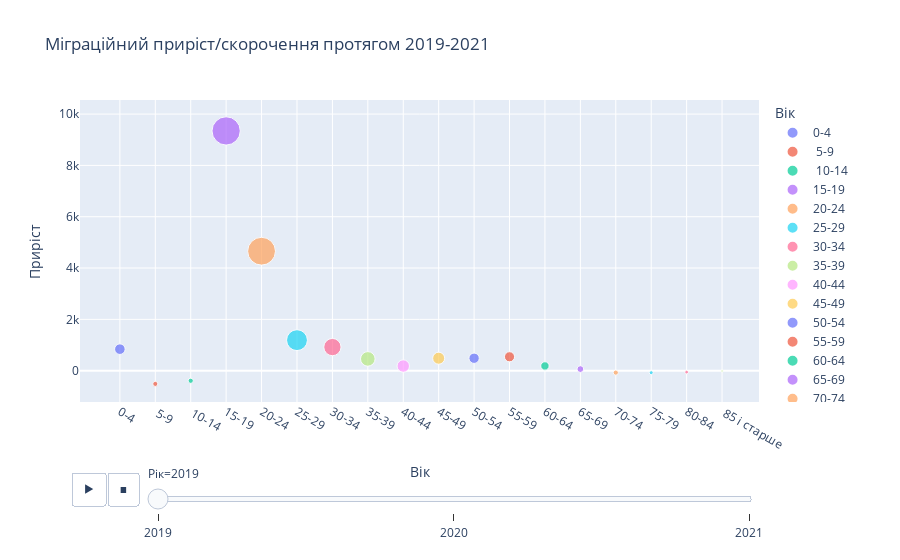

Write notebook code for a chart like this one.
### Markdown cell above
**Міграційний приріст/скорочення протягом 2019-2021**

### Code cell
fig = px.scatter(df_migr, x="Вік", y="Приріст", animation_frame="Рік", animation_group="Вік",
           color="Вік", hover_name="Вік", size = 'Кількість прибулих', title = 'Міграційний приріст/скорочення протягом 2019-2021')
fig

### Figure 1 — Plotly figure (JSON) as saved in the notebook; plotly's stock layout.template omitted (floating-point values rounded to 4 significant figures)
{"data": [{"hovertemplate": "<b>%{hovertext}</b><br><br>Вік=%{x}<br>Рік=2019<br>Приріст=%{y}<br>Кількість прибулих=%{marker.size}<extra></extra>", "hovertext": ["0-4"], "ids": ["0-4"], "legendgroup": "0-4", "marker": {"color": "#636efa", "size": [1500], "sizemode": "area", "sizeref": 26.7, "symbol": "circle"}, "mode": "markers", "name": "0-4", "orientation": "v", "showlegend": true, "type": "scatter", "x": ["0-4"], "xaxis": "x", "y": [839], "yaxis": "y"}, {"hovertemplate": "<b>%{hovertext}</b><br><br>Вік=%{x}<br>Рік=2019<br>Приріст=%{y}<br>Кількість прибулих=%{marker.size}<extra></extra>", "hovertext": [" 5-9"], "ids": [" 5-9"], "legendgroup": " 5-9", "marker": {"color": "#EF553B", "size": [348], "sizemode": "area", "sizeref": 26.7, "symbol": "circle"}, "mode": "markers", "name": " 5-9", "orientation": "v", "showlegend": true, "type": "scatter", "x": [" 5-9"], "xaxis": "x", "y": [-515], "yaxis": "y"}, {"hovertemplate": "<b>%{hovertext}</b><br><br>Вік=%{x}<br>Рік=2019<br>Приріст=%{y}<br>Кількість прибулих=%{marker.size}<extra></extra>", "hovertext": [" 10-14"], "ids": [" 10-14"], "legendgroup": " 10-14", "marker": {"color": "#00cc96", "size": [361], "sizemode": "area", "sizeref": 26.7, "symbol": "circle"}, "mode": "markers", "name": " 10-14", "orientation": "v", "showlegend": true, "type": "scatter", "x": [" 10-14"], "xaxis": "x", "y": [-393], "yaxis": "y"}, {"hovertemplate": "<b>%{hovertext}</b><br><br>Вік=%{x}<br>Рік=2019<br>Приріст=%{y}<br>Кількість прибулих=%{marker.size}<extra></extra>", "hovertext": ["15-19"], "ids": ["15-19"], "legendgroup": "15-19", "marker": {"color": "#ab63fa", "size": [10678], "sizemode": "area", "sizeref": 26.7, "symbol": "circle"}, "mode": "markers", "name": "15-19", "orientation": "v", "showlegend": true, "type": "scatter", "x": ["15-19"], "xaxis": "x", "y": [9344], "yaxis": "y"}, {"hovertemplate": "<b>%{hovertext}</b><br><br>Вік=%{x}<br>Рік=2019<br>Приріст=%{y}<br>Кількість прибулих=%{marker.size}<extra></extra>", "hovertext": ["20-24"], "ids": ["20-24"], "legendgroup": "20-24", "marker": {"color": "#FFA15A", "size": [10326], "sizemode": "area", "sizeref": 26.7, "symbol": "circle"}, "mode": "markers", "name": "20-24", "orientation": "v", "showlegend": true, "type": "scatter", "x": ["20-24"], "xaxis": "x", "y": [4656], "yaxis": "y"}, {"hovertemplate": "<b>%{hovertext}</b><br><br>Вік=%{x}<br>Рік=2019<br>Приріст=%{y}<br>Кількість прибулих=%{marker.size}<extra></extra>", "hovertext": ["25-29"], "ids": ["25-29"], "legendgroup": "25-29", "marker": {"color": "#19d3f3", "size": [5818], "sizemode": "area", "sizeref": 26.7, "symbol": "circle"}, "mode": "markers", "name": "25-29", "orientation": "v", "showlegend": true, "type": "scatter", "x": ["25-29"], "xaxis": "x", "y": [1190], "yaxis": "y"}, {"hovertemplate": "<b>%{hovertext}</b><br><br>Вік=%{x}<br>Рік=2019<br>Приріст=%{y}<br>Кількість прибулих=%{marker.size}<extra></extra>", "hovertext": ["30-34"], "ids": ["30-34"], "legendgroup": "30-34", "marker": {"color": "#FF6692", "size": [3974], "sizemode": "area", "sizeref": 26.7, "symbol": "circle"}, "mode": "markers", "name": "30-34", "orientation": "v", "showlegend": true, "type": "scatter", "x": ["30-34"], "xaxis": "x", "y": [920], "yaxis": "y"}, {"hovertemplate": "<b>%{hovertext}</b><br><br>Вік=%{x}<br>Рік=2019<br>Приріст=%{y}<br>Кількість прибулих=%{marker.size}<extra></extra>", "hovertext": ["35-39"], "ids": ["35-39"], "legendgroup": "35-39", "marker": {"color": "#B6E880", "size": [2845], "sizemode": "area", "sizeref": 26.7, "symbol": "circle"}, "mode": "markers", "name": "35-39", "orientation": "v", "showlegend": true, "type": "scatter", "x": ["35-39"], "xaxis": "x", "y": [459], "yaxis": "y"}, {"hovertemplate": "<b>%{hovertext}</b><br><br>Вік=%{x}<br>Рік=2019<br>Приріст=%{y}<br>Кількість прибулих=%{marker.size}<extra></extra>", "hovertext": ["40-44"], "ids": ["40-44"], "legendgroup": "40-44", "marker": {"color": "#FF97FF", "size": [2059], "sizemode": "area", "sizeref": 26.7, "symbol": "circle"}, "mode": "markers", "name": "40-44", "orientation": "v", "showlegend": true, "type": "scatter", "x": ["40-44"], "xaxis": "x", "y": [181], "yaxis": "y"}, {"hovertemplate": "<b>%{hovertext}</b><br><br>Вік=%{x}<br>Рік=2019<br>Приріст=%{y}<br>Кількість прибулих=%{marker.size}<extra></extra>", "hovertext": ["45-49"], "ids": ["45-49"], "legendgroup": "45-49", "marker": {"color": "#FECB52", "size": [1928], "sizemode": "area", "sizeref": 26.7, "symbol": "circle"}, "mode": "markers", "name": "45-49", "orientation": "v", "showlegend": true, "type": "scatter", "x": ["45-49"], "xaxis": "x", "y": [486], "yaxis": "y"}, {"hovertemplate": "<b>%{hovertext}</b><br><br>Вік=%{x}<br>Рік=2019<br>Приріст=%{y}<br>Кількість прибулих=%{marker.size}<extra></extra>", "hovertext": ["50-54"], "ids": ["50-54"], "legendgroup": "50-54", "marker": {"color": "#636efa", "size": [1433], "sizemode": "area", "sizeref": 26.7, "symbol": "circle"}, "mode": "markers", "name": "50-54", "orientation": "v", "showlegend": true, "type": "scatter", "x": ["50-54"], "xaxis": "x", "y": [485], "yaxis": "y"}, {"hovertemplate": "<b>%{hovertext}</b><br><br>Вік=%{x}<br>Рік=2019<br>Приріст=%{y}<br>Кількість прибулих=%{marker.size}<extra></extra>", "hovertext": ["55-59"], "ids": ["55-59"], "legendgroup": "55-59", "marker": {"color": "#EF553B", "size": [1369], "sizemode": "area", "sizeref": 26.7, "symbol": "circle"}, "mode": "markers", "name": "55-59", "orientation": "v", "showlegend": true, "type": "scatter", "x": ["55-59"], "xaxis": "x", "y": [542], "yaxis": "y"}, {"hovertemplate": "<b>%{hovertext}</b><br><br>Вік=%{x}<br>Рік=2019<br>Приріст=%{y}<br>Кількість прибулих=%{marker.size}<extra></extra>", "hovertext": ["60-64"], "ids": ["60-64"], "legendgroup": "60-64", "marker": {"color": "#00cc96", "size": [940], "sizemode": "area", "sizeref": 26.7, "symbol": "circle"}, "mode": "markers", "name": "60-64", "orientation": "v", "showlegend": true, "type": "scatter", "x": ["60-64"], "xaxis": "x", "y": [185], "yaxis": "y"}, {"hovertemplate": "<b>%{hovertext}</b><br><br>Вік=%{x}<br>Рік=2019<br>Приріст=%{y}<br>Кількість прибулих=%{marker.size}<extra></extra>", "hovertext": ["65-69"], "ids": ["65-69"], "legendgroup": "65-69", "marker": {"color": "#ab63fa", "size": [611], "sizemode": "area", "sizeref": 26.7, "symbol": "circle"}, "mode": "markers", "name": "65-69", "orientation": "v", "showlegend": true, "type": "scatter", "x": ["65-69"], "xaxis": "x", "y": [62], "yaxis": "y"}, {"hovertemplate": "<b>%{hovertext}</b><br><br>Вік=%{x}<br>Рік=2019<br>Приріст=%{y}<br>Кількість прибулих=%{marker.size}<extra></extra>", "hovertext": ["70-74"], "ids": ["70-74"], "legendgroup": "70-74", "marker": {"color": "#FFA15A", "size": [356], "sizemode": "area", "sizeref": 26.7, "symbol": "circle"}, "mode": "markers", "name": "70-74", "orientation": "v", "showlegend": true, "type": "scatter", "x": ["70-74"], "xaxis": "x", "y": [-75], "yaxis": "y"}, {"hovertemplate": "<b>%{hovertext}</b><br><br>Вік=%{x}<br>Рік=2019<br>Приріст=%{y}<br>Кількість прибулих=%{marker.size}<extra></extra>", "hovertext": ["75-79"], "ids": ["75-79"], "legendgroup": "75-79", "marker": {"color": "#19d3f3", "size": [210], "sizemode": "area", "sizeref": 26.7, "symbol": "circle"}, "mode": "markers", "name": "75-79", "orientation": "v", "showlegend": true, "type": "scatter", "x": ["75-79"], "xaxis": "x", "y": [-77], "yaxis": "y"}, {"hovertemplate": "<b>%{hovertext}</b><br><br>Вік=%{x}<br>Рік=2019<br>Приріст=%{y}<br>Кількість прибулих=%{marker.size}<extra></extra>", "hovertext": ["80-84"], "ids": ["80-84"], "legendgroup": "80-84", "marker": {"color": "#FF6692", "size": [180], "sizemode": "area", "sizeref": 26.7, "symbol": "circle"}, "mode": "markers", "name": "80-84", "orientation": "v", "showlegend": true, "type": "scatter", "x": ["80-84"], "xaxis": "x", "y": [-55], "yaxis": "y"}, {"hovertemplate": "<b>%{hovertext}</b><br><br>Вік=%{x}<br>Рік=2019<br>Приріст=%{y}<br>Кількість прибулих=%{marker.size}<extra></extra>", "hovertext": [" 85 і старше"], "ids": [" 85 і старше"], "legendgroup": " 85 і старше", "marker": {"color": "#B6E880", "size": [75], "sizemode": "area", "sizeref": 26.7, "symbol": "circle"}, "mode": "markers", "name": " 85 і старше", "orientation": "v", "showlegend": true, "type": "scatter", "x": [" 85 і старше"], "xaxis": "x", "y": [-12], "yaxis": "y"}], "layout": {"legend": {"itemsizing": "constant", "title": {"text": "Вік"}, "tracegroupgap": 0}, "sliders": [{"active": 0, "currentvalue": {"prefix": "Рік="}, "len": 0.9, "pad": {"b": 10, "t": 60}, "steps": [{"args": [["2019"], {"frame": {"duration": 0, "redraw": false}, "fromcurrent": true, "mode": "immediate", "transition": {"duration": 0, "easing": "linear"}}], "label": "2019", "method": "animate"}, {"args": [["2020"], {"frame": {"duration": 0, "redraw": false}, "fromcurrent": true, "mode": "immediate", "transition": {"duration": 0, "easing": "linear"}}], "label": "2020", "method": "animate"}, {"args": [["2021"], {"frame": {"duration": 0, "redraw": false}, "fromcurrent": true, "mode": "immediate", "transition": {"duration": 0, "easing": "linear"}}], "label": "2021", "method": "animate"}], "x": 0.1, "xanchor": "left", "y": 0, "yanchor": "top"}], "title": {"text": "Міграційний приріст/скорочення протягом 2019-2021"}, "updatemenus": [{"buttons": [{"args": [null, {"frame": {"duration": 500, "redraw": false}, "fromcurrent": true, "mode": "immediate", "transition": {"duration": 500, "easing": "linear"}}], "label": "&#9654;", "method": "animate"}, {"args": [[null], {"frame": {"duration": 0, "redraw": false}, "fromcurrent": true, "mode": "immediate", "transition": {"duration": 0, "easing": "linear"}}], "label": "&#9724;", "method": "animate"}], "direction": "left", "pad": {"r": 10, "t": 70}, "showactive": false, "type": "buttons", "x": 0.1, "xanchor": "right", "y": 0, "yanchor": "top"}], "xaxis": {"anchor": "y", "categoryarray": ["0-4", " 5-9", " 10-14", "15-19", "20-24", "25-29", "30-34", "35-39", "40-44", "45-49", "50-54", "55-59", "60-64", "65-69", "70-74", "75-79", "80-84", " 85 і старше"], "categoryorder": "array", "domain": [0, 1], "title": {"text": "Вік"}}, "yaxis": {"anchor": "x", "domain": [0, 1], "title": {"text": "Приріст"}}}}
